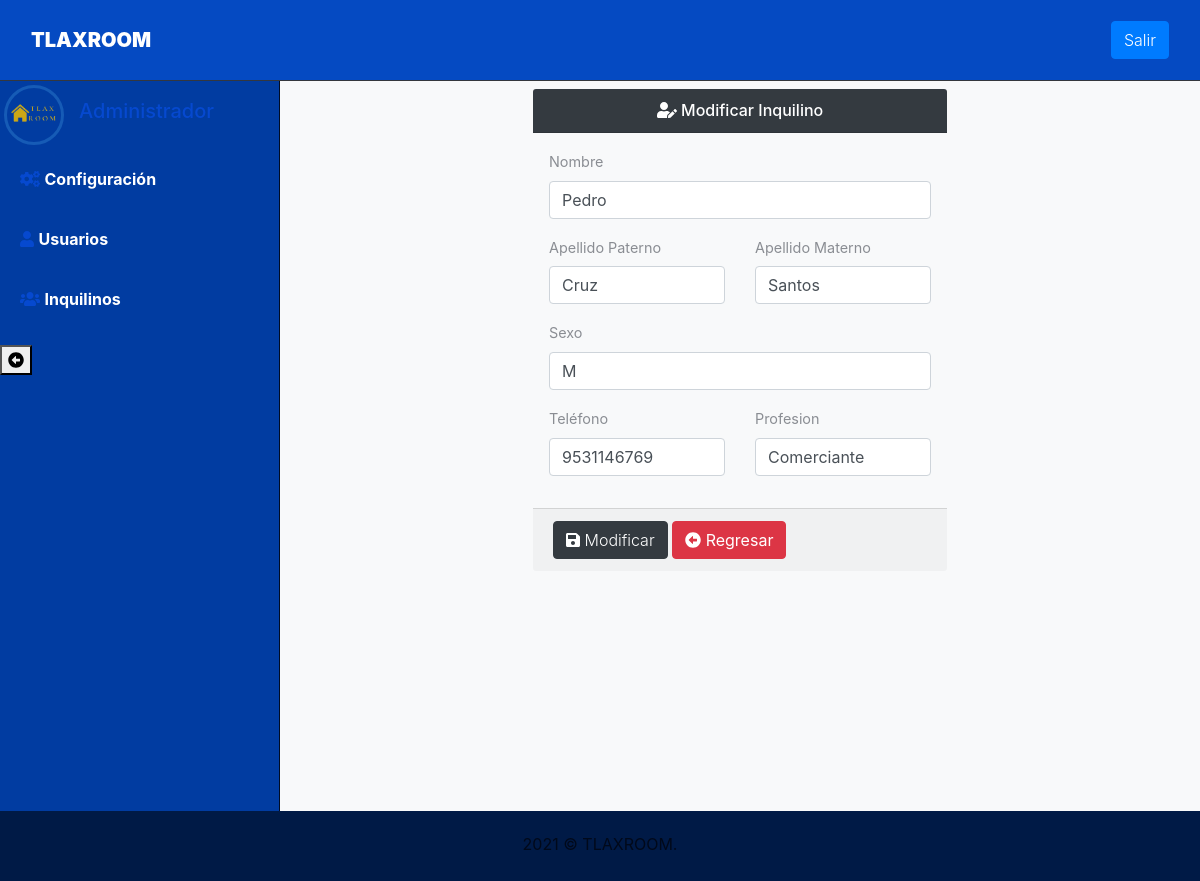
Page /Inquilinos/editar?id=67 (signed in) on the committed database.
### tables this page shows
CREATE TABLE `inquilinos` (
  `Id_Inquilino` int(11) NOT NULL,
  `Nombre` varchar(50) NOT NULL,
  `Ap_Paterno` varchar(50) NOT NULL,
  `Ap_materno` varchar(50) NOT NULL,
  `Telefono` varchar(10) NOT NULL,
  `Sexo` enum('F','M','O') NOT NULL,
  `Profesion` varchar(50) NOT NULL,
  `Estado` int(11) NOT NULL
);

### Libraries/Core/Views.php (called while the page is built)
<?php
class Views{
    function getView($controller, $view, $data="", $alert="", $config = "", $cliente = "")
    {
        $controller = get_class($controller);
        if ($controller == "Home") {
            $view = "Views/".$view.".php";
        }else{
            $view = "Views/" . $controller . "/" . $view . ".php";
        }
        require_once($view);
    }
}
?>

### index.php (called while the page is built, shortened)
<?php
require_once("Helpers/Helpers.php");
require_once("Libraries/Core/Load.php");
?>

### Helpers/Helpers.php (called while the page is built, shortened)
<?php
function URL_BASE()
{
    return URL;
}
?>

### Libraries/Core/Mysql.php (called while the page is built, shortened)
<?php
class Mysql extends Conexion{
    private $conexion;
    function __construct()
    {
        $this->conexion = new Conexion();
        $this->conexion = $this->conexion->conect();
    }
    public function select(string $query){
        $this->strquery = $query;
        $result = $this->conexion->prepare($this->strquery);
        $result->execute();
        $data = $result->fetch(PDO::FETCH_ASSOC);
        return $data;
    }
}
?>

### Libraries/Core/Conexion.php (called while the page is built)
<?php
class Conexion{
    private $conect;
    public function __construct()
    {
      $conexion = "mysql:host=".HOST.";dbname=".BD.";.CHARSET.";
      try {
          $this->conect = new PDO($conexion, DB_USER, PASS);
          $this->conect->setAttribute(PDO::ATTR_ERRMODE, PDO::ERRMODE_EXCEPTION);
      } catch (PDOException $e) {
          $this->conect = "Error en la conexion";
          echo "Error: " . $e->getMessage();
      }
    }
    public function conect()
    {
        return $this->conect;
    }
}
?>

### Models/InquilinosModel.php (called while the page is built, shortened)
<?php
class InquilinosModel extends Mysql{
    public function editarInquilinos(int $id)
    {
        $this->id = $id;
        $sql = "SELECT * FROM inquilinos WHERE Id_Inquilino = '{$this->id}'";
        $res = $this->select($sql);
        return $res;
    }
}
?>

### Views/Inquilinos/Editar.php (the view, shortened to what this page needs)
<div class="page-content bg-light">
    <section>
        <div class="container-fluid">
            <div class="row mt-2">
                <div class="col-lg-6 m-auto">
                    <form method="post" action="<?php echo URL_BASE(); ?>Inquilinos/actualizar" autocomplete="off">
                        <div class="card-header bg-dark">
                            <h6 class="title text-white text-center"><i class="fas fa-user-edit"></i> Modificar Inquilino</46>
                        </div>
                        <div class="modal-body">
                            <div class="form-group">
                                <label for="nombre">Nombre</label>
                                <input id="nombre" class="form-control" type="text" name="nombre" value="<?php echo $data['Nombre']; ?>">
                            </div>
                            <div class="row">
                                <div class="col-lg-6">
                                    <div class="form-group">
                                        <label for="ap_paterno">Apellido Paterno</label>
                                        <input id="ap_paterno" class="form-control" type="text" name="ap_paterno" value="<?php echo $data['Ap_Paterno']; ?>">
                                    </div>
                                </div>
                                <div class="col-lg-6">
                                    <div class="form-group">
                                        <label for="ap_materno">Apellido Materno</label>
                                        <input id="ap_materno" class="form-control" type="text" name="ap_materno" value="<?php echo $data['Ap_materno']; ?>">
                                    </div>
                                </div>
                            </div>
                            <div class="form-group">
                                <label for="ap_materno">Sexo</label>
                                <input id="sexo" class="form-control" type="text" name="sexo" value="<?php echo $data['Sexo']; ?>">
                            </div>
                            <div class="row">
                                <div class="col-lg-6">
                                    <div class="form-group">
                                        <label for="telefono">Teléfono</label>
                                        <input id="telefono" class="form-control" type="text" name="telefono" value="<?php echo $data['Telefono']; ?>">
                                    </div>
                                </div>
                                <div class="col-lg-6">
                                    <div class="form-group">
                                        <label for="profesion">Profesion</label>
                                        <input id="profesion" class="form-control" type="text" name="profesion" value="<?php echo $data['Profesion']; ?>">
                                    </div>
                                </div>
                            </div>
                        </div>
                        <div class="card-footer">
                            <button class="btn btn-dark" type="submit"><i class="fas fa-save"></i> Modificar</button>
                            <a href="<?php echo URL_BASE(); ?>Inquilinos/Listar" class="btn btn-danger"><i class="fas fa-arrow-alt-circle-left"></i> Regresar</a>
                        </div>
                    </form>
                </div>
            </div>
        </div>
    </section>
</div>

### Assets/css/style.default.css (style rules this page uses)
body { position: relative; }
section { padding: 0 1rem; }
a { -webkit-transition: all 0.3s; transition: all 0.3s; display: inline-block; }
button { cursor: pointer; }
input { outline: none; }
.card-header h1, .card-header h2, .card-header h3, .card-header h4, .card-header h5, .card-header h6 { margin-bottom: 0; }
.page-content { position: relative; background: #22252a; min-height: 100vh; width: calc(100% - 280px); padding: 0; padding-bottom: 70px; }
.form-control { height: calc(2.4rem + 2px); border: 1px solid #444951; background: transparent; border-radius: 0; color: #979a9f; padding: 0.45rem 0.75rem; }
button, input[type='submit'] { cursor: pointer; font-family: inherit; font-weight: 300 !important; }
form label { font-size: .9rem; color: #8a8d93; }
.btn { font-weight: 400; border: 1px solid transparent; padding: 0.45rem 0.75rem; font-size: 1rem; line-height: 1.5; border-radius: 0.25rem; -webkit-transition: color 0.15s ease-in-out, background-color 0.15s ease-in-out, border-color 0.15s ease-in-out, -webkit-box-shadow 0.15s ease-in-out; transition: color 0.15s ease-in-out, background-color 0.15s ease-in-out, border-color 0.15s ease-in-out, -webkit-box-shadow 0.15s ease-in-out; transition: color 0.15s ease-in-out, background-color 0.15s ease-in-out, border-color 0.15s ease-in-out, box-shadow 0.15s ease-in-out; transition: color 0.15s ease-in-out, background-color 0.15s ease-in-out, border-color 0.15s ease-in-out, box-shadow 0.15s ease-in-out, -webkit-box-shadow 0.15s ease-in-out; }
.btn-danger { color: color-yiq(#bb414d); background-color: #bb414d; border-color: #bb414d; }
.btn-dark { color: color-yiq(#212529); background-color: #212529; border-color: #212529; }
body { font-family: "Muli", sans-serif; font-size: 1rem; font-weight: 400; line-height: 1.5; color: #8a8d93; background-color: #fff; }
a { color: #DB6574; text-decoration: none; }
h1, h2, h3, h4, h5, h6, .h1, .h2, .h3, .h4, .h5, .h6 { margin-bottom: 0.5rem; font-family: inherit; font-weight: 700; line-height: 1.2; color: inherit; }
h6, .h6 { font-size: 1rem; }
.bg-light { background-color: #e9ecef !important; }
.bg-dark { background-color: #212529 !important; }
.card-header { padding: 0.75rem 1.25rem; background-color: rgba(0, 0, 0, 0.03); border-bottom: 1px solid #34373d; }
.card-header:first-child { border-radius: 0 0 0 0; }
.card-footer { padding: 0.75rem 1.25rem; background-color: rgba(0, 0, 0, 0.03); border-top: 1px solid #34373d; }
.card-footer:last-child { border-radius: 0 0 0 0; }

### rows in the picture
inquilinos: nombre "Pedro", ap_paterno "Cruz", ap_materno "Santos", sexo "M", telefono "9531146769", profesion "Comerciante"
